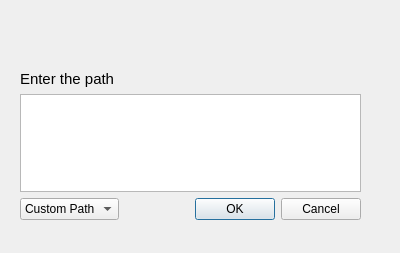
<?xml version="1.0" encoding="UTF-8"?>
<ui version="4.0">
 <class>New_File_On_Action_Dialog</class>
 <widget class="QDialog" name="New_File_On_Action_Dialog">
  <property name="geometry">
   <rect>
    <x>0</x>
    <y>0</y>
    <width>400</width>
    <height>253</height>
   </rect>
  </property>
  <property name="cursor">
   <cursorShape>ArrowCursor</cursorShape>
  </property>
  <property name="mouseTracking">
   <bool>false</bool>
  </property>
  <property name="windowTitle">
   <string>Dialog</string>
  </property>
  <widget class="QWidget" name="layoutWidget">
   <property name="geometry">
    <rect>
     <x>20</x>
     <y>70</y>
     <width>341</width>
     <height>150</height>
    </rect>
   </property>
   <layout class="QGridLayout" name="gridLayout">
    <item row="0" column="0" colspan="2">
     <widget class="QLabel" name="label">
      <property name="font">
       <font>
        <family>Segoe UI</family>
        <pointsize>11</pointsize>
        <bold>false</bold>
       </font>
      </property>
      <property name="text">
       <string>Enter the path</string>
      </property>
     </widget>
    </item>
    <item row="2" column="0">
     <widget class="QComboBox" name="comboBox">
      <item>
       <property name="text">
        <string>Custom Path</string>
       </property>
      </item>
      <item>
       <property name="text">
        <string>Current Path</string>
       </property>
      </item>
     </widget>
    </item>
    <item row="2" column="1">
     <widget class="QDialogButtonBox" name="buttonBox">
      <property name="orientation">
       <enum>Qt::Orientation::Horizontal</enum>
      </property>
      <property name="standardButtons">
       <set>QDialogButtonBox::StandardButton::Cancel|QDialogButtonBox::StandardButton::Ok</set>
      </property>
     </widget>
    </item>
    <item row="1" column="0" colspan="2">
     <widget class="QPlainTextEdit" name="plainTextEdit">
      <property name="plainText">
       <string/>
      </property>
     </widget>
    </item>
   </layout>
  </widget>
 </widget>
 <resources/>
 <connections>
  <connection>
   <sender>buttonBox</sender>
   <signal>accepted()</signal>
   <receiver>New_File_On_Action_Dialog</receiver>
   <slot>accept()</slot>
   <hints>
    <hint type="sourcelabel">
     <x>248</x>
     <y>254</y>
    </hint>
    <hint type="destinationlabel">
     <x>157</x>
     <y>274</y>
    </hint>
   </hints>
  </connection>
  <connection>
   <sender>buttonBox</sender>
   <signal>rejected()</signal>
   <receiver>New_File_On_Action_Dialog</receiver>
   <slot>reject()</slot>
   <hints>
    <hint type="sourcelabel">
     <x>316</x>
     <y>260</y>
    </hint>
    <hint type="destinationlabel">
     <x>286</x>
     <y>274</y>
    </hint>
   </hints>
  </connection>
 </connections>
</ui>
